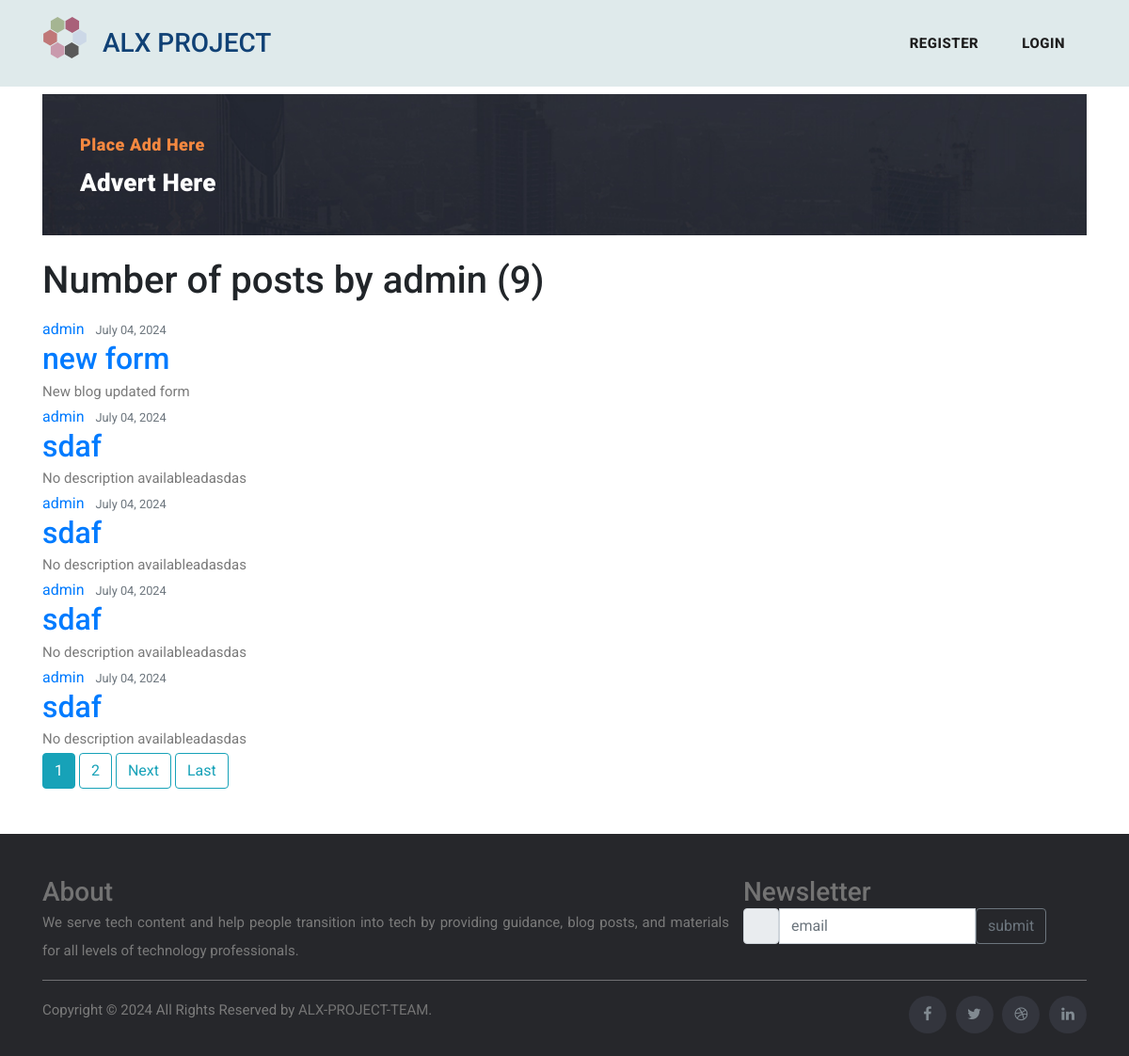
Screenshot of /user/admin with the database file from the repository.
### blog01/models.py (models this page shows, shortened)
class BlogPost(models.Model):
    title = models.CharField(max_length=200)
    author = models.ForeignKey(User, on_delete=models.CASCADE)
    post = models.CharField(max_length=10000, default="No description available")
    image = models.ImageField(upload_to="blogPostImages/%Y/%m/%d")
    tag = models.CharField(max_length=10)
    date = models.DateTimeField(default=timezone.now)

### blog01/views.py (the view)
# urls.py: path("user/<str:username>", UserPostListView.as_view(), name="user-posts"),
class UserPostListView(ListView):
    model = BlogPost
    template_name = "user_posts.html"
    context_object_name = "posts"
    paginate_by = 5
    def get_queryset(self):
        user = get_object_or_404(User, username=self.kwargs.get("username"))
        return BlogPost.objects.filter(author=user).order_by("-date")

### blog01/templates/user_posts.html (shortened to what this page needs)
{% extends "base.html" %}
{% block content %}
  <div class="container mt-4 mb-4">
    <h1 class="mb-3">Number of posts by {{ view.kwargs.username }} ({{ page_obj.paginator.count }})</h1>
    {% for post in posts %}
        <article class="media content-section">
          <div class="media-body">
            <div class="article-metadata">
              <a class="mr-2" href="{% url 'user-posts' post.author.username %}">{{ post.author }}</a>
              <small class="text-muted">{{ post.date|date:"F d, Y" }}</small>
            </div>
            <h2><a class="article-title" href="{% url 'post-detail' post.id %}">{{ post.title }}</a></h2>
            <p class="article-content">{{ post.post }}</p>
          </div>
        </article>
    {% endfor %}
    {% if is_paginated %}
      {% for num in page_obj.paginator.page_range %}
        {% if page_obj.number == num %}
          <a class="btn btn-info mb-4" href="?page={{ num }}">{{ num }}</a>
        {% elif num > page_obj.number|add:'-3' and num < page_obj.number|add:'3' %}
          <a class="btn btn-outline-info mb-4" href="?page={{ num }}">{{ num }}</a>
        {% endif %}
      {% endfor %}
      {% if page_obj.has_next %}
        <a class="btn btn-outline-info mb-4" href="?page={{ page_obj.next_page_number }}">Next</a>
        <a class="btn btn-outline-info mb-4" href="?page={{ page_obj.paginator.num_pages }}">Last</a>
      {% endif %}
    {% endif %}
  </div>
{% endblock content %}

### blog01/static/css/templatemo-stand-blog.css (style rules this page uses)
body { font-family: 'Roboto', sans-serif; overflow-x: hidden; text-rendering: optimizeLegibility; -webkit-font-smoothing: antialiased; -moz-osx-font-smoothing: grayscale; }
p { margin-bottom: 0px; font-size: 15px; font-weight: 400; color: #7a7a7a; line-height: 30px; }
a { text-decoration: none!important; }
h1,h2,h3,h4,h5,h6 { margin: 0px; }

### rows the page displays
BlogPost: author "admin", date "July 04, 2024", title "new form", post "New blog updated form"
BlogPost: author "admin", date "July 04, 2024", title "sdaf", post "No description availableadasdas"
BlogPost: author "admin", date "July 04, 2024", title "sdaf", post "No description availableadasdas"
BlogPost: author "admin", date "July 04, 2024", title "sdaf", post "No description availableadasdas"
BlogPost: author "admin", date "July 04, 2024", title "sdaf", post "No description availableadasdas"

### other values shown
{{ view.kwargs.username }} "admin"
{{ page_obj.paginator.count }} "9"
{{ num }} "1"
{{ num }} "2"
